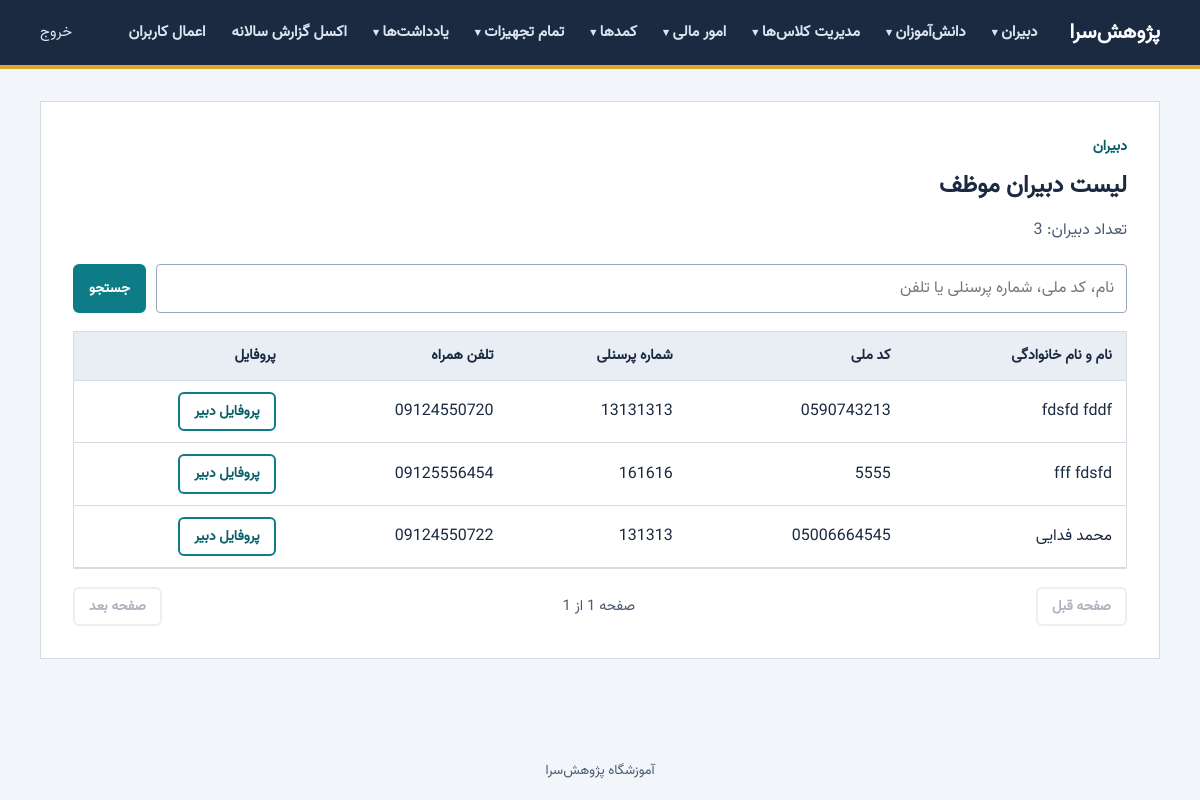
/admin/teachers/list-obligated (signed in), run on the app's committed database.
### models.py (models this page shows, shortened)
class Teachers(db.Model):
    id = db.Column(db.Integer, primary_key=True)
    first_name = db.Column(db.Text)
    last_name = db.Column(db.Text)
    date_of_birth = db.Column(db.Text)
    national_id_number = db.Column(db.Text)
    personnel_number = db.Column(db.Text)
    landline_number = db.Column(db.Text)
    phone_number = db.Column(db.Text)
    father_name = db.Column(db.Text)
    email = db.Column(db.Text)
    credit_card_number = db.Column(db.Text)
    account_number = db.Column(db.Text)
    iban = db.Column(db.Text)
    educational_qualification = db.Column(db.Text)
    university_major = db.Column(db.Text)
    year_of_obtaining_the_degree = db.Column(db.Text)
    place_of_employment = db.Column(db.Text)
    marital_status = db.Column(db.Text)
    postal_code = db.Column(db.Text)
    date_of_hire = db.Column(db.Text)
    address = db.Column(db.Text)
    type = db.Column(db.Text)
    note = db.Column(db.Text)
    password = db.Column(db.Text)

### app.py (the view)
@app.route("/admin/teachers/list-obligated")
@login_required
@role_required("admin")
def teachers_obligated():
    return render_teacher_list("موظف")

### app.py (called while the page is built)
def clean(value, max_len=100):
    text = (value or "").translate(_INVISIBLE).strip().translate(_DIGITS)
    return text[:max_len]

def clean_text(value, max_len=50):
    text = (value or "").replace("ي", "ی").replace("ك", "ک")
    return re.sub(r"\s+", " ", text.strip())[:max_len]

def login_required(view):
    @wraps(view)
    def wrapper(*args, **kwargs):
        if "user_id" not in session:
            flash("برای ادامه ابتدا وارد شوید.", "error")
            return redirect(url_for("login"))
        return view(*args, **kwargs)
    return wrapper

def role_required(*roles):
    def decorator(view):
        @wraps(view)
        def wrapper(*args, **kwargs):
            if session.get("role") not in roles:
                abort(403)
            return view(*args, **kwargs)
        return wrapper
    return decorator

def get_csrf_token():
    if "csrf" not in session:
        session["csrf"] = secrets.token_hex(32)
    return session["csrf"]

def site_url():
    return os.environ.get("SITE_URL", "").rstrip("/") or request.url_root.rstrip("/")

@app.context_processor
def inject_nav_menu():
    role = session.get("role")
    if role == "admin":
        menu, endpoint = ADMIN_MENU, "admin_page"
    elif role in USER_MENUS:
        menu, endpoint = USER_MENUS[role], "panel_page"
    else:
        return {"nav_menu": []}
    nav = []
    for sec in menu:
        if sec.get("god_only") and not current_is_god():
            continue
        if sec.get("link"):
            nav.append({"title": sec["title"], "href": url_for(sec["link"])})
        else:
            nav.append({
                "title": sec["title"],
                "items": [(url_for(endpoint, section=sec["key"], item=key), title)
                          for key, title in sec["items"]],
            })
    return {"nav_menu": nav}

@app.before_request
def csrf_protect():
    if request.method == "POST":
        sent = request.form.get("csrf_token", "")
        real = session.get("csrf", "")
        if not real or not hmac.compare_digest(sent, real):
            abort(400)

def current_is_god():
    if not hasattr(g, "is_god"):
        admin = None
        if session.get("role") == "admin" and session.get("user_id"):
            admin = db.session.get(Admins, session["user_id"])
        g.is_god = bool(admin and admin.is_god)
    return g.is_god

def format_jalali(jy, jm, jd):
    return f"{jy:04d}/{jm:02d}/{jd:02d}"

### templates/teachers_obligated.html (shortened to what this page needs)
{% extends "teachers_list_base.html" %}
{% block heading %}لیست دبیران موظف{% endblock %}

### templates/teachers_list_base.html (shortened to what this page needs)
{% extends "base.html" %}
{% block content %}
<section class="card wide">
    <p class="crumb">دبیران</p>
    <h1>{% block heading %}{% endblock %}</h1>
    <p class="lead">تعداد دبیران{% if q %} (نتیجه جستجو){% endif %}: {{ total }}</p>
    <form class="toolbar" method="get" action="{{ url_for(list_endpoint) }}" role="search">
        <input id="q" name="q" type="search" value="{{ q }}" maxlength="60"
               placeholder="نام، کد ملی، شماره پرسنلی یا تلفن">
        <button class="btn primary small" type="submit">جستجو</button>
    </form>
    <div class="table-wrap">
        <table class="table">
            <thead>
                <tr>
                    <th scope="col">نام و نام خانوادگی</th>
                    <th scope="col">کد ملی</th>
                    <th scope="col">شماره پرسنلی</th>
                    <th scope="col">تلفن همراه</th>
                    <th scope="col">پروفایل</th>
                </tr>
            </thead>
            <tbody>
                {% for t in teachers %}
                <tr>
                    <td>{{ t.first_name }} {{ t.last_name }}</td>
                    <td dir="ltr">{{ t.national_id_number or '—' }}</td>
                    <td dir="ltr">{{ t.personnel_number or '—' }}</td>
                    <td dir="ltr">{{ t.phone_number or '—' }}</td>
                    <td>
                        <a class="btn ghost small" href="{{ url_for('teacher_profile', teacher_id=t.id) }}">پروفایل دبیر</a>
                    </td>
                </tr>
                {% else %}
                <tr><td colspan="5" class="empty">دبیری پیدا نشد.</td></tr>
                {% endfor %}
            </tbody>
        </table>
    </div>
    <nav class="pager" aria-label="صفحه‌بندی">
        {% if pagination.has_prev %}
        <a class="btn ghost small" href="{{ url_for(list_endpoint, page=pagination.prev_num, q=q or None) }}">صفحه قبل</a>
        {% else %}
        <span class="btn ghost small disabled" aria-disabled="true">صفحه قبل</span>
        {% endif %}
        <span class="pager-info">صفحه {{ pagination.page }} از {{ pages }}</span>
        {% if pagination.has_next %}
        <a class="btn ghost small" href="{{ url_for(list_endpoint, page=pagination.next_num, q=q or None) }}">صفحه بعد</a>
        {% else %}
        <span class="btn ghost small disabled" aria-disabled="true">صفحه بعد</span>
        {% endif %}
    </nav>
</section>
{% endblock %}

### static/style/style.css (style rules this page uses)
* { margin: 0; padding: 0; box-sizing: border-box; font-family: 'Vazir', Tahoma, sans-serif; text-align: right; }
:root { --ink: #1b2a41; --ink-soft: #4a5a72; --paper: #f2f5f9; --surface: #ffffff; --line: #d5dce6; --teal: #0d7c86; --teal-dark: #095f67; --gold: #e0a52c; --danger: #b3261e; --danger-bg: #fbeaea; --ok: #17703f; --ok-bg: #e6f4ec; }
html, body { height: 100%; }
body { margin: 0; display: flex; flex-direction: column; min-height: 100vh; font-family: Vazirmatn, "IRANSans", Tahoma, "Segoe UI", sans-serif; font-size: 16px; line-height: 1.8; color: var(--ink); background: var(--paper); }
a { color: var(--teal-dark); }
.btn { display: inline-block; padding: 10px 22px; border: 2px solid var(--teal); border-radius: 6px; font: inherit; font-weight: 600; text-decoration: none; cursor: pointer; text-align: center; }
.btn.primary { background: var(--teal); color: #fff; }
.btn.ghost { background: transparent; color: var(--teal-dark); }
.card { background: var(--surface); border: 1px solid var(--line); padding: 32px; }
.card h1 { margin: 0 0 8px; font-size: 1.5rem; }
.lead { color: var(--ink-soft); margin: 0 0 20px; }
.crumb { margin: 0 0 4px; color: var(--teal-dark); font-size: 0.9rem; font-weight: 600; }
.card.wide { max-width: none; }
.btn.small { padding: 5px 14px; font-size: 0.88rem; }
.btn.disabled { opacity: 0.45; cursor: not-allowed; border-color: var(--line); color: var(--ink-soft); }
.toolbar { display: flex; gap: 10px; margin-bottom: 18px; }
.toolbar input { flex: 1; padding: 9px 12px; font: inherit; border: 1px solid #9aa8bb; border-radius: 4px; background: #fff; }
.table-wrap { overflow-x: auto; border: 1px solid var(--line); }
.table { width: 100%; border-collapse: collapse; background: var(--surface); }
.table th, .table td { padding: 11px 14px; border-bottom: 1px solid var(--line); white-space: nowrap; }
.table thead th { background: #e9eef5; font-size: 0.9rem; }
.table td[dir="ltr"] { text-align: right; }
.pager { display: flex; align-items: center; justify-content: space-between; gap: 12px; margin-top: 18px; }
.pager-info { color: var(--ink-soft); font-size: 0.92rem; }
.table a { color: var(--teal-dark); }
.table a.btn.ghost { color: var(--teal-dark); }

### data on the page
Teachers: first_name "fdsfd", last_name "fddf", national_id_number "0590743213", personnel_number "13131313", phone_number "09124550720"
Teachers: first_name "fff", last_name "fdsfd", national_id_number "5555", personnel_number "161616", phone_number "09125556454"
Teachers: first_name "محمد", last_name "فدایی", national_id_number "05006664545", personnel_number "131313", phone_number "09124550722"

### other printed values
{{ sec.title }} "دبیران" "دانش‌آموزان" "مدیریت کلاس‌ها" "امور مالی" "کمدها" "تمام تجهیزات" "یادداشت‌ها"
{{ sec.title }} "اکسل گزارش سالانه" "اعمال کاربران"
{{ total }} "3"
{{ pages }} "1"
